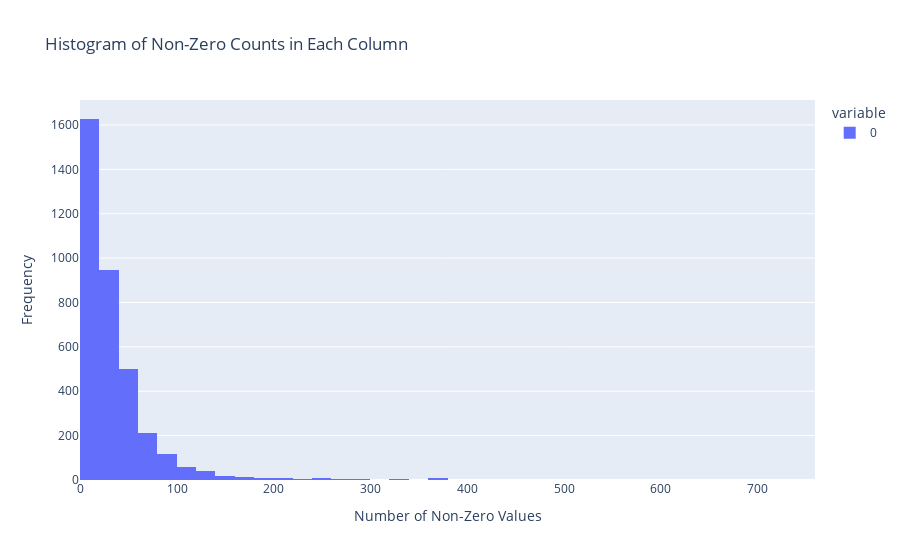

This figure's notebook cell:
### Markdown cell above
<img src="/Users/alishehper/work/monosemantic/assets/Screenshot 2024-05-10 at 1.19.58 PM.png" width="800" height="600" alt="Description of the image">

### Code cell
import plotly.express as px

# Convert to NumPy array if you want to use Matplotlib or for easier handling
non_zero_counts_numpy = non_zero_counts.numpy()

# Create the histogram using Plotly
fig = px.histogram(non_zero_counts_numpy, nbins=50, labels={'value': 'Number of Non-Zero Values'},
                   title='Histogram of Non-Zero Counts in Each Column')
fig.update_layout(xaxis_title='Number of Non-Zero Values', yaxis_title='Frequency')
fig.show()

### Figure 1 — Plotly figure (JSON) as saved in the notebook; plotly's stock layout.template omitted (floating-point values rounded to 4 significant figures; data arrays with more than 128 entries replaced by an {"elided": "..."} marker saying what was removed)
{"data": [{"alignmentgroup": "True", "bingroup": "x", "hovertemplate": "variable=0<br>Number of Non-Zero Values=%{x}<br>count=%{y}<extra></extra>", "legendgroup": "0", "marker": {"color": "#636efa", "pattern": {"shape": ""}}, "name": "0", "nbinsx": 50, "offsetgroup": "0", "orientation": "v", "showlegend": true, "type": "histogram", "x": {"elided": "3596 int values"}, "xaxis": "x", "yaxis": "y"}], "layout": {"barmode": "relative", "legend": {"title": {"text": "variable"}, "tracegroupgap": 0}, "title": {"text": "Histogram of Non-Zero Counts in Each Column"}, "xaxis": {"anchor": "y", "domain": [0, 1], "title": {"text": "Number of Non-Zero Values"}}, "yaxis": {"anchor": "x", "domain": [0, 1], "title": {"text": "Frequency"}}}}
